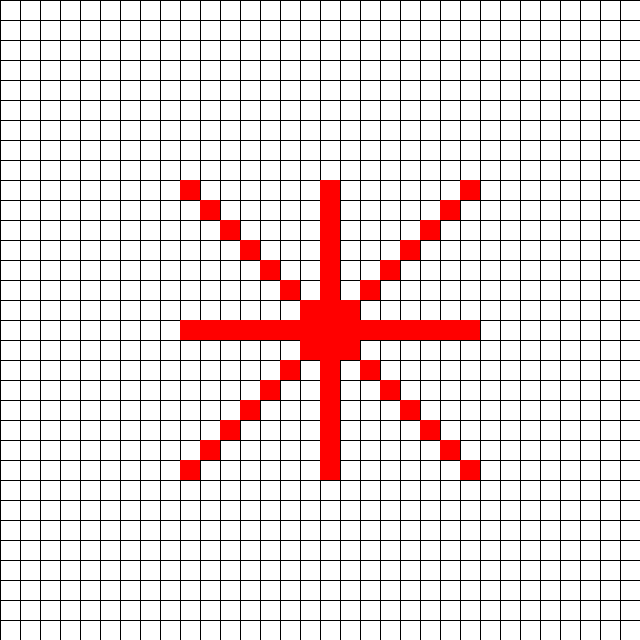
Frame 1 (no input)
Frame 60 (the mouse pressed at the canvas centre just before this capture): identical to frame 1, image omitted
Frame 120 (the mouse held since frame 60 and released just before this capture): identical to frame 1, image omitted

The Processing sketch that drew this single still picture (run headless with seeded random() and noise(); from frame 60 on, the mouse is pressed at the canvas centre):

// Processing sketch: sketch_250326e
// ── sketch_250326e.pde
int[][] grid = new int[32][32]; // 32x32 grid to store bit states (0 or 1)
int frame = 0; // To control animation sequence

void setup() {
  size(640, 640); // 32 squares * 20 pixels each
  background(255); // White background
  initializeFigure(); // Set initial figure pattern
}

void draw() {
  background(255); // Clear each frame
  drawGrid(); // Draw the base grid
  animateFigure(); // Update and draw the figure
  frame++; // Advance animation step
  
}

void drawGrid() {
  stroke(0); // Black lines
  noFill(); // No fill for grid lines
  int squareSize = 20;
  for (int x = 0; x < 32; x++) {
    for (int y = 0; y < 32; y++) {
      rect(x * squareSize, y * squareSize, squareSize, squareSize);
    }
  }
}

void initializeFigure() {
  // Center of the 32x32 grid is at (16, 16)
  int center = 16;
  
  // Set initial diamond-like figure with 1s
  for (int i = 0; i < 8; i++) {
    grid[center - i][center] = 1; // Left arm
    grid[center + i][center] = 1; // Right arm
    grid[center][center - i] = 1; // Top arm
    grid[center][center + i] = 1; // Bottom arm
    
    grid[center - i][center - i] = 1; // Top-left
    grid[center + i][center - i] = 1; // Top-right
    grid[center - i][center + i] = 1; // Bottom-left
    grid[center + i][center + i] = 1; // Bottom-right
  }
}

void animateFigure() {
  int squareSize = 20;
  noStroke();
  
  // Draw the current state of the grid
  for (int x = 0; x < 32; x++) {
    for (int y = 0; y < 32; y++) {
      if (grid[x][y] == 1) {
        fill(255, 0, 0); // Red for bit = 1
        rect(x * squareSize, y * squareSize, squareSize, squareSize);
      }
    }
  }
  
  // Update the grid for the next frame (shift pattern)
  int[][] newGrid = new int[32][32];
  for (int i = 0; i < 8; i++) {
    int shift = (frame / 10) % 8; // Slow down animation, cycle every 8 steps
    int newI = (i + shift) % 8; // Shift the pattern
    
    int center = 16;
    newGrid[center - newI][center] = 1; // Left arm
    newGrid[center + newI][center] = 1; // Right arm
    newGrid[center][center - newI] = 1; // Top arm
    newGrid[center][center + newI] = 1; // Bottom arm
    
    newGrid[center - newI][center - newI] = 1; // Top-left
    newGrid[center + newI][center - newI] = 1; // Top-right
    newGrid[center - newI][center + newI] = 1; // Bottom-left
    newGrid[center + newI][center + newI] = 1; // Bottom-right
  }
  arrayCopy(newGrid, grid); // Update grid with new state
}
